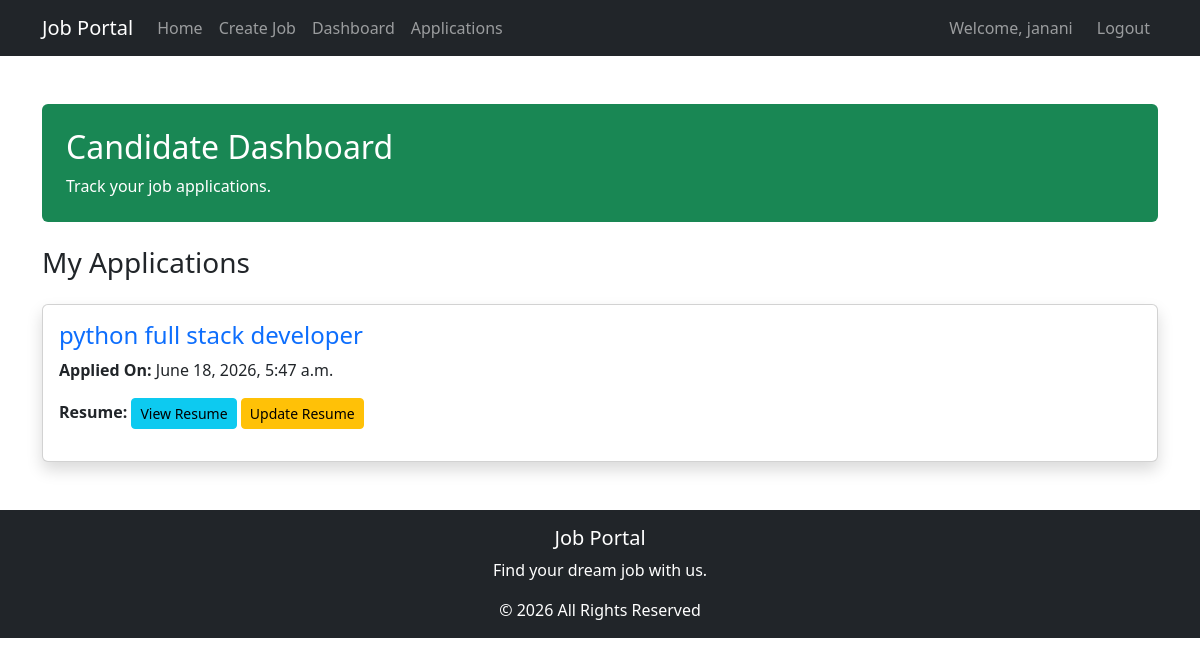
Page /candidate/ (signed in) on the committed database.
### jobs/models.py (models this page shows, shortened)
class Application(models.Model):
            user = models.ForeignKey(User, on_delete=models.CASCADE)
            job = models.ForeignKey(Job, on_delete=models.CASCADE)
            resume = models.FileField(upload_to='resumes/')
            applied_at = models.DateTimeField(auto_now_add=True)

class Job(models.Model):
            company_name = models.CharField(max_length=100)
            title = models.CharField(max_length=100)
            description = models.TextField()
            salary = models.IntegerField()
            location = models.CharField(max_length=100)
            created_by = models.ForeignKey(User, on_delete=models.CASCADE)
            created_at = models.DateTimeField(auto_now_add=True)

### jobs/views.py (the view)
# urls.py: path('candidate/', candidate_dashboard, name='candidate_dashboard'),
@login_required
def candidate_dashboard(request):
    applications = Application.objects.filter(user=request.user)
    return render(
        request,
        'candidate_dashboard.html',
        {'applications': applications}
    )

### jobportal/templates/candidate_dashboard.html (shortened to what this page needs)
<!DOCTYPE html>
<html>
<head>
    <link href="https://cdn.jsdelivr.net/npm/bootstrap@5.3.3/dist/css/bootstrap.min.css" rel="stylesheet">
</head>
<body>
{% include 'navbar.html' %}
<div class="container mt-5">
    <div class="bg-success text-white p-4 rounded mb-4">
        <h2>Candidate Dashboard</h2>
        <p class="mb-0">Track your job applications.</p>
    </div>
    <h3 class="mb-4">My Applications</h3>
    {% for application in applications %}
    <div class="card shadow mb-3">
        <div class="card-body">
            <h4 class="text-primary">
                {{ application.job.title }}
            </h4>
            <p>
                <strong>Applied On:</strong>
                {{ application.applied_at }}
            </p>
            <p>
    <strong>Resume:</strong>
    <a href="{{ application.resume.url }}"
       class="btn btn-info btn-sm">
        View Resume
    </a>
    <a href="{% url 'update_resume' application.id %}"
       class="btn btn-warning btn-sm">
        Update Resume
    </a>
</p>
        </div>
    </div>
    {% empty %}
    <div class="alert alert-warning">
        No applications submitted yet.
    </div>
    {% endfor %}
</div>
{% include 'footer.html' %}
</body>
</html>

### jobportal/templates/navbar.html (shortened to what this page needs)
<nav class="navbar navbar-expand-lg navbar-dark bg-dark">
    <div class="container">
        <a class="navbar-brand" href="/">Job Portal</a>
        <div class="navbar-nav">
            <a class="nav-link" href="/">Home</a>
            <a class="nav-link" href="/create/">Create Job</a>
            <a class="nav-link" href="/dashboard/">Dashboard</a>
            <a class="nav-link" href="/candidate/">Applications</a>
        </div>
        <div class="navbar-nav ms-auto">
            {% if user.is_authenticated %}
                <span class="navbar-text me-3">
                    Welcome, {{ user.username }}
                </span>
                <a class="nav-link" href="{% url 'logout' %}">
                    Logout
                </a>
            {% endif %}
        </div>
    </div>
</nav>

### rows in the picture
Application: job "python full stack developer", applied_at "June 18, 2026, 5:47 a.m."

### other values in the picture
{{ user.username }} "janani"
